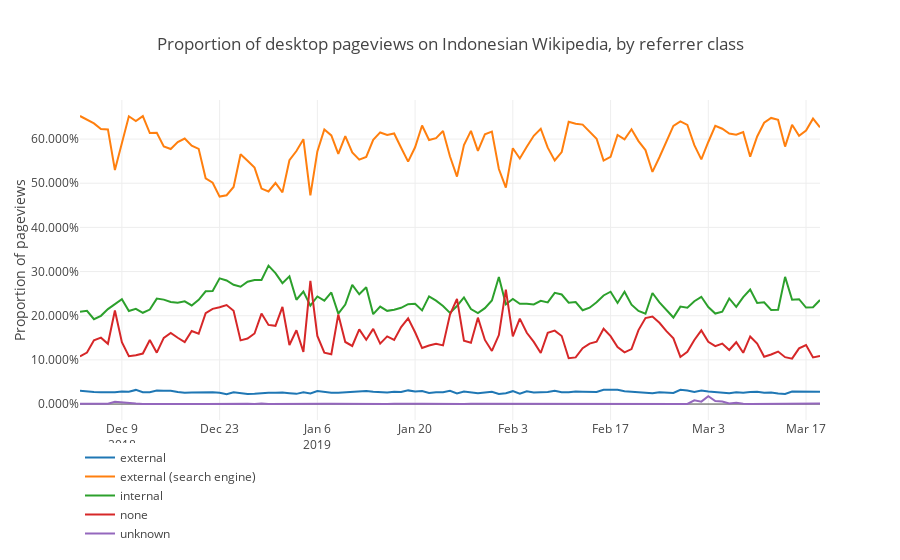

The cell this chart's notebook holds for it:
### Code cell
pageviews_referer = wiki_pageviews[wiki_pageviews.is_id & (wiki_pageviews.access_method != 'mobile app')]
pageviews_referer_desktop = pageviews_referer[pageviews_referer.access_method == 'desktop']
pageviews_referer_desktop['prop'] = pageviews_referer_desktop.groupby('date')['pageviews'].apply(lambda x: x / x.sum())
pageviews_referer_desktop = pageviews_referer_desktop.pivot(index='date',columns='referer_class',values='prop').fillna(0)
fig = {
    'data': [{
    'x': pageviews_referer_desktop.index,
    'y': pageviews_referer_desktop[col],
    'name': col
    }  for col in pageviews_referer_desktop.columns],
    'layout': {
        'yaxis': {'title': "Proportion of pageviews",
                  'tickformat': ',.3%'
                  },
        'title': {'text': 'Proportion of desktop pageviews on Indonesian Wikipedia, by referrer class'},
        'legend': {'x': 0, 'y': -0.4},
        'hoverlabel': {'namelength' : -1}
    }
}
plotly.offline.iplot(fig)
